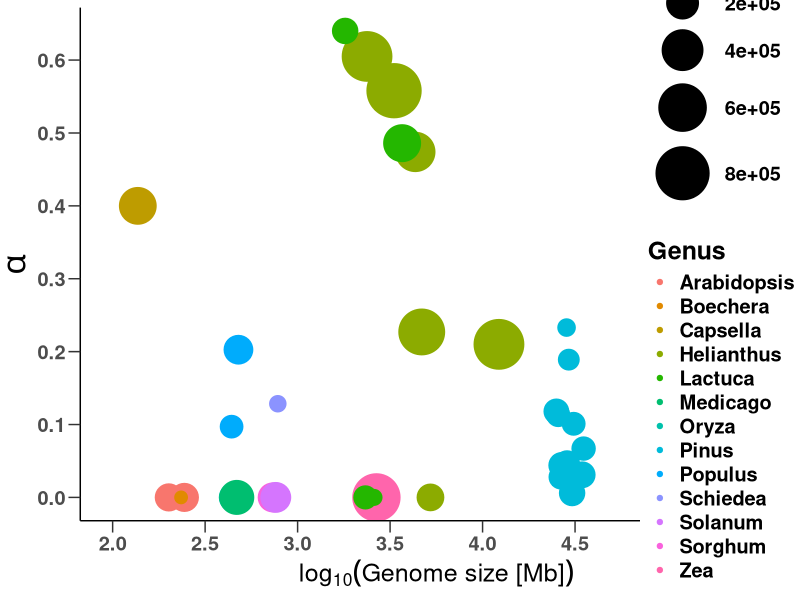
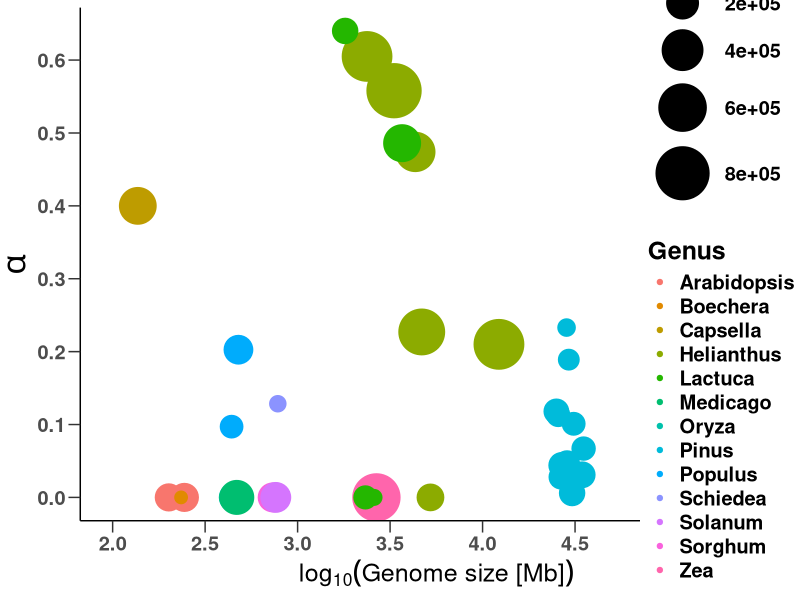

Source code (R) for these figures, in order:
## ---- chunk 1
knitr::opts_chunk$set(echo = TRUE)
## ---- chunk 2

library(ggplot2)
library(cowplot)
library(viridis)
alpha_raw <- read.csv("../data/alpha_values.csv",header = T)
## ---- chunk 3

myshapes <- data.frame(name=factor(alpha_raw$genus),
                       num=as.numeric(factor(alpha_raw$genus)))
shapes <- as.numeric(factor(alpha_raw$genus))
shapes <- replace(shapes,shapes<=3,16)
shapes <- replace(shapes,shapes>=9,16)
shapes <- replace(shapes,shapes==6,16)
shapes <- replace(shapes,shapes==7,16)
shapes <- replace(shapes,shapes==4,17) # Helianthus triangle
shapes <- replace(shapes,shapes==8,18)  #Pinus dimond
shapes <- replace(shapes,shapes==5,15)  # Lactuca box
myshapes$shapes <- shapes

aplot <- ggplot(alpha_raw, aes(x=log(genome_1C_mb,10), 
                               y=derived_alpha, 
                               color=genus,size=Ne)) +
  geom_point() + 
  scale_size_continuous(range = c(4, 18))+ 
  scale_x_continuous(breaks = seq(2, 5.5, by = 0.5),
                     limits = c(2,5.5)) + 
  scale_y_continuous(breaks = seq(0, .6, by = 0.1)) + 
  theme_classic() + 
  theme(legend.position = c(0.9, 0.5),
        text = element_text(face="bold",size = 18),
        axis.ticks.length=unit(3,"mm"),
        axis.title.y = element_text(size = 24,face='bold')) + 
  labs(x = expression(log[10]("Genome size [Mb]")), 
       y = expression(alpha)) + 
  labs(colour = "Genus",size=expression(paste(N[e]))) 

aplot
ggsave("../figure/Figure3_alpha_GS.png",plot = aplot,width = 12)
